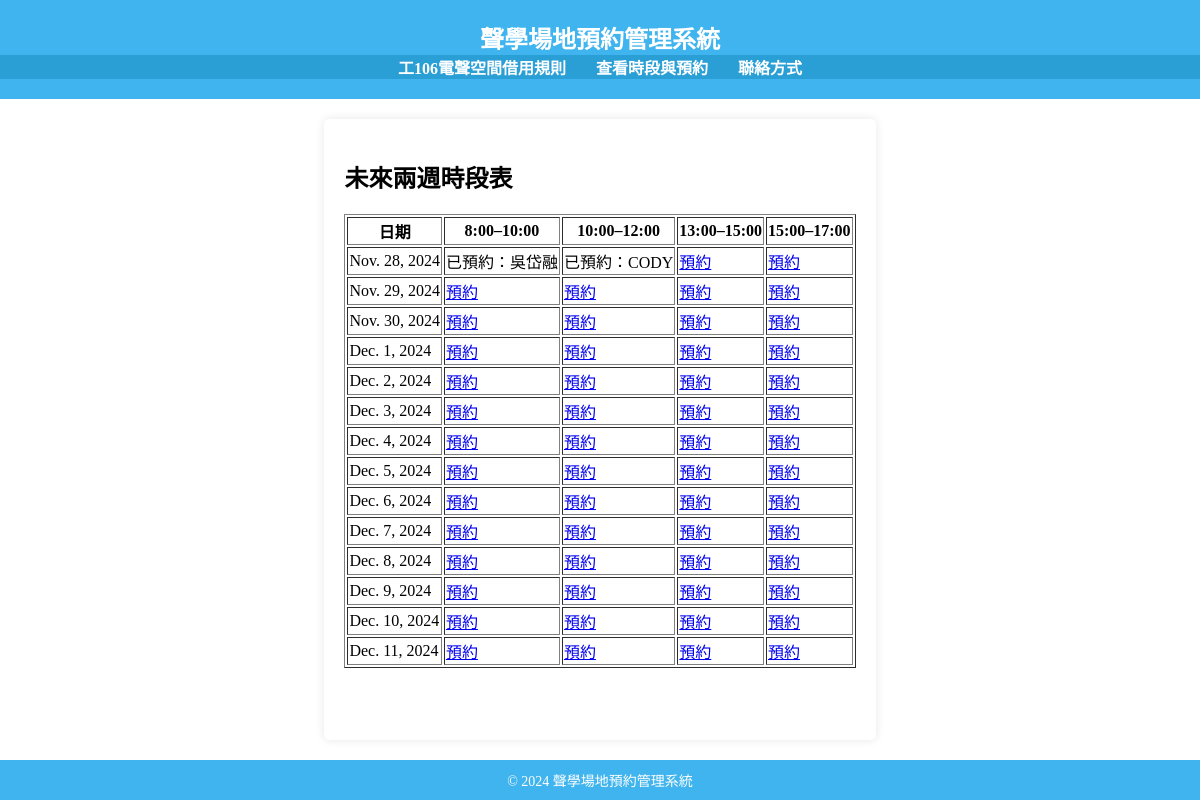
/appointment/, run on the app's committed database.
### appointment/models.py (models this page shows, shortened)
class Reservation(models.Model):
    date = models.DateField()  # 預約日期
    time_slot = models.CharField(max_length=20)  # 時段
    reserver_name = models.CharField(max_length=100)  # 預約者姓名
    reserver_id = models.CharField(max_length=50)  # 預約者 ID (學生或教授)
    remarks = models.TextField(blank=True, null=True)  # 備註欄位 (可選)
    class Meta:
        unique_together = ('date', 'time_slot')  # 每日期 + 時段僅允許一個預約

### appointment/views.py (the view)
# urls.py: path('', views.schedule_view, name='schedule'),
def schedule_view(request):
    today = date.today()
    dates = [today + timedelta(days=i) for i in range(14)]
    time_slots = ["8:00–10:00", "10:00–12:00", "13:00–15:00", "15:00–17:00"]
    reservations = Reservation.objects.filter(date__range=[today, dates[-1]])
    schedule = [
        {
            'date': d,
            'slots': [
                {
                    'time_slot': slot,
                    'reservation': reservations.filter(date=d, time_slot=slot).first()
                }
                for slot in time_slots
            ]
        }
        for d in dates
    ]
    return render(request, 'schedule.html', {
        'schedule': schedule,
        'time_slots': time_slots,
    })

### templates/schedule.html (shortened to what this page needs)
{% extends 'base.html' %}
{% load static %}
{% block content %}
<h2>未來兩週時段表</h2>
<table border="1">
    <thead>
        <tr>
            <th>日期</th>
            {% for slot in time_slots %}
                <th>{{ slot }}</th>
            {% endfor %}
        </tr>
    </thead>
    <tbody>
        {% for day in schedule %}
        <tr>
            <td>{{ day.date }}</td>
            {% for slot in day.slots %}
            <td>
                {% if slot.reservation %}
                    已預約：{{ slot.reservation.reserver_name }}
                {% else %}
                    <a href="{% url 'reserve_slot' date=day.date time_slot=slot.time_slot %}">預約</a>
                {% endif %}
            </td>
            {% endfor %}
        </tr>
        {% endfor %}
    </tbody>
</table>
{% endblock %}

### templates/base.html (shortened to what this page needs)
<!DOCTYPE html>
<html lang="en">
<head>
    {% load static %}
    <link rel="stylesheet" href="{% static 'css/style.css' %}">
</head>
<body>
    <header>
        <h1>聲學場地預約管理系統</h1>
        <nav>
            <ul>
                <li><a href="{% url 'homepage' %}">工106電聲空間借用規則</a></li>
                <li><a href="/appointment">查看時段與預約</a></li>
                <li><a href="#">聯絡方式</a></li>
            </ul>
        </nav>
    </header>
    <main>
        {% block content %}
        {% endblock %}
    </main>
    <footer>
        <p>&copy; 2024 聲學場地預約管理系統</p>
    </footer>
</body>
</html>

### static/css/style.css (style rules this page uses)
html, body { height: 100%; margin: 0; display: flex; flex-direction: column; }
header { background-color: #3fb4ee; color: white; padding: 20px 0; text-align: center; }
header h1 { margin: 0; font-size: 24px; }
nav ul { list-style: none; padding: 0; margin: 0; display: flex; justify-content: center; background-color: #2a9fd6; }
nav ul li { margin: 0 15px; }
nav ul li a { text-decoration: none; color: white; font-weight: bold; }
main { flex: 1; padding: 20px; background-color: white; margin: 20px auto; max-width: 800px; box-shadow: 0 0 10px rgba(0, 0, 0, 0.1); border-radius: 5px; }
footer { text-align: center; padding: 10px 0; background-color: #3fb4ee; color: white; width: 100%; }
footer p { margin: 0; font-size: 14px; }

### data on the page
Reservation: reservation.reserver_name "吳岱融"
Reservation: reservation.reserver_name "CODY"

### other printed values
{{ slot }} "8:00–10:00" "10:00–12:00" "13:00–15:00" "15:00–17:00"
{{ day.date }} "Nov. 28, 2024" "Nov. 29, 2024" "Nov. 30, 2024" "Dec. 1, 2024" "Dec. 2, 2024" "Dec. 3, 2024" "Dec. 4, 2024" "Dec. 5, 2024" "Dec. 6, 2024" "Dec. 7, 2024" "Dec. 8, 2024" "Dec. 9, 2024" "Dec. 10, 2024" "Dec. 11, 2024"
